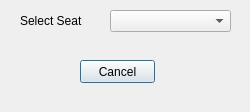
<?xml version="1.0" encoding="UTF-8"?>
<ui version="4.0">
 <class>cancel</class>
 <widget class="QDialog" name="cancel">
  <property name="windowModality">
   <enum>Qt::WindowModal</enum>
  </property>
  <property name="geometry">
   <rect>
    <x>0</x>
    <y>0</y>
    <width>250</width>
    <height>112</height>
   </rect>
  </property>
  <property name="windowTitle">
   <string>Cancel Ticket</string>
  </property>
  <widget class="QPushButton" name="btnCancel">
   <property name="geometry">
    <rect>
     <x>80</x>
     <y>60</y>
     <width>75</width>
     <height>23</height>
    </rect>
   </property>
   <property name="text">
    <string>Cancel</string>
   </property>
  </widget>
  <widget class="QLabel" name="label">
   <property name="geometry">
    <rect>
     <x>20</x>
     <y>10</y>
     <width>101</width>
     <height>21</height>
    </rect>
   </property>
   <property name="text">
    <string>Select Seat</string>
   </property>
  </widget>
  <widget class="QComboBox" name="cmbSeats">
   <property name="geometry">
    <rect>
     <x>110</x>
     <y>10</y>
     <width>121</width>
     <height>22</height>
    </rect>
   </property>
  </widget>
  <widget class="QLabel" name="lblInfo">
   <property name="geometry">
    <rect>
     <x>50</x>
     <y>90</y>
     <width>151</width>
     <height>16</height>
    </rect>
   </property>
   <property name="text">
    <string/>
   </property>
  </widget>
 </widget>
 <resources/>
 <connections/>
</ui>
